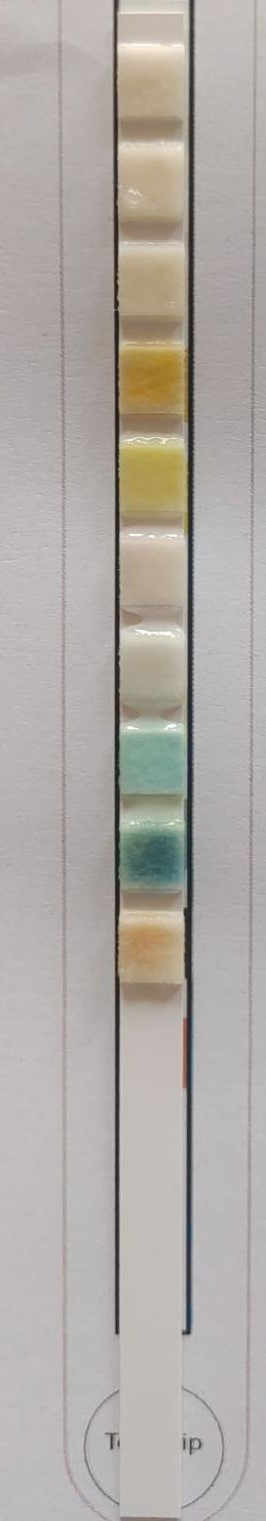
#> input picture test-image/image5.jpg, 266 x 1521 px, found by its file name
$ python utest.py
#> lines starting #> are read from the running program, lines starting #| are printed output that depends on the picture
import numpy as np
import cv2
from collections import OrderedDict
import json

image_path = 'C:/Users/harsh/projects/ustript/test-image/image5.jpg'
img = cv2.imread(image_path)
#> img is the input picture: shape (1521, 266, 3); mean B, G, R 165.5, 170.3, 176


def analyze_colors(image):
    image = cv2.cvtColor(image, cv2.COLOR_BGR2RGB)

    color_regions = [
        (0, 0, 10, 100),
        (10, 0, 20, 100),
        (20, 0, 30, 100),
        (30, 0, 40, 100),
        (40, 0, 50, 100),
        (50, 0, 60, 100),
        (60, 0, 70, 100),
        (70, 0, 80, 100),
        (80, 0, 90, 100),
        (90, 0, 100, 100)
    ]

    colors = []

    for region in color_regions:
        x, y, w, h = region
        color_region = image[y:y+h, x:x+w]
        mean_color = np.mean(color_region, axis=(0, 1))
        rgb = [int(channel) for channel in mean_color]
        colors.append(rgb)
#> this loop made 10 passes
#> (mean_color, rgb) on passes 1 to 10: ([188.7, 180.5, 178.5], [188, 180, 178]), ([188.4, 181.1, 178.9], [188, 181, 178]), ([188.8, 182.2, 179.7], [188, 182, 179]), ([188.1, 180.3, 178.2], [188, 180, 178]), ([189.2, 180.8, 179], [189, 180, 178]), ([189.4, 180.6, 178.6], [189, 180, 178]), ([184.1, 174.7, 169.5], [184, 174, 169]), ([188.1, 177.8, 168.8], [188, 177, 168]), ([191.4, 180.2, 168.2], [191, 180, 168]), ([192.3, 181.2, 167.8], [192, 181, 167])
#> pass 2, in analyze_colors, `color_region = image[y:y+h, x:x+w]`:
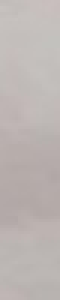
#> color_region: shape (100, 20, 3) (shown 3 times larger); mean R, G, B 188.4, 181.1, 178.9
#> pass 3, in analyze_colors, `color_region = image[y:y+h, x:x+w]`:
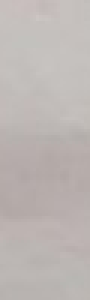
#> color_region: shape (100, 30, 3) (shown 3 times larger); mean R, G, B 188.8, 182.2, 179.7
#> after the loop:
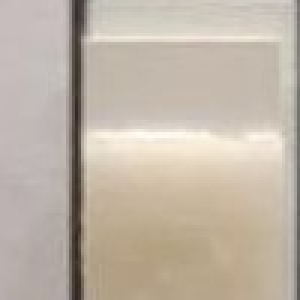
#> color_region: shape (100, 100, 3) (shown 3 times larger); mean R, G, B 192.3, 181.2, 167.8
#> after the loop, colors = [[188, 180, 178], [188, 181, 178], [188, 182, 179], [188, 180, 178], [189, 180, 178], [189, 180, 178], [184, 174, 169], [188, 177, 168], [191, 180, 168], [192, 181, 167]]
    return colors


analyze_colors = analyze_colors(img)
#> analyze_colors has the same summary as colors in analyze_colors
color_names = ['URO', 'BIL', 'KET', 'BLD', 'PRO', 'NIT', 'LEU', 'GLU', 'SG', 'PH']
color_data = OrderedDict()
for index, name in enumerate(color_names):
    color_data[name] = analyze_colors[index]
#> after the loop, color_data = 10 items


json_data = json.dumps(color_data, sort_keys=False)
print(json_data)
#> (printed output is left out)

$ run again, with test-image/image1.jpg copied over test-image/image5.jpg
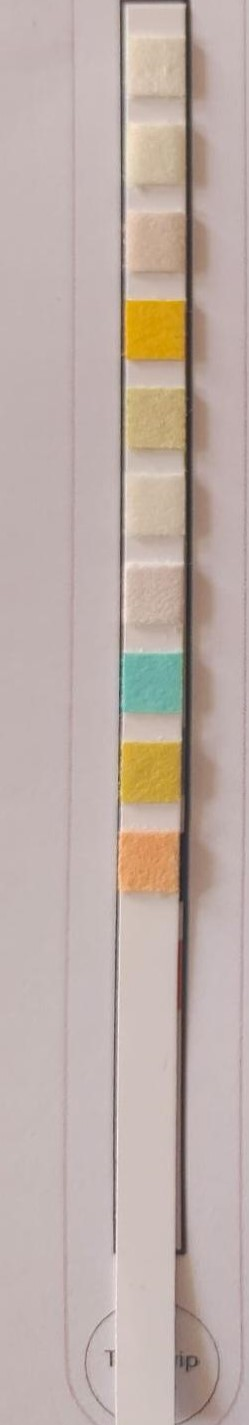
#> input picture test-image/image1.jpg, 249 x 1425 px, found by its file name
#> img is the input picture: shape (1425, 249, 3); mean B, G, R 167.1, 173.6, 189.3
#> the loop in analyze_colors, `for region in color_regions:` made 10 passes
#> (mean_color, rgb) on passes 1 to 8: ([197.2, 182.8, 182], [197, 182, 181]), ([196.4, 182.1, 181.2], [196, 182, 181]), ([196.4, 182, 181.2], [196, 181, 181]), ([196.7, 181.9, 181.3], [196, 181, 181]), ([197.5, 182.7, 182.1], [197, 182, 182]), ([199.2, 184.5, 183.9], [199, 184, 183]), ([195, 181.2, 179.4], [194, 181, 179]), ([198.6, 184, 179], [198, 183, 178])
#> after the loop in analyze_colors, `for region in color_regions:`:
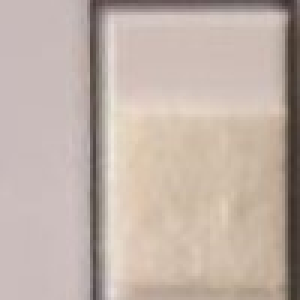
#> color_region: shape (100, 100, 3) (shown 3 times larger); mean R, G, B 193.6, 178.2, 168.8
#> after the loop in analyze_colors, `for region in color_regions:`: colors = [[197, 182, 181], [196, 182, 181], [196, 181, 181], [196, 181, 181], [197, 182, 182], [199, 184, 183], [194, 181, 179], [198, 183, 178], [200, 185, 177], [193, 178, 168]]
#> analyze_colors has the same summary as colors in analyze_colors
#> after the loop `for index, name in enumerate(color_names):`: color_data = 10 items
#> (printed output is left out)

$ run again, with test-image/image3.jpg copied over test-image/image5.jpg
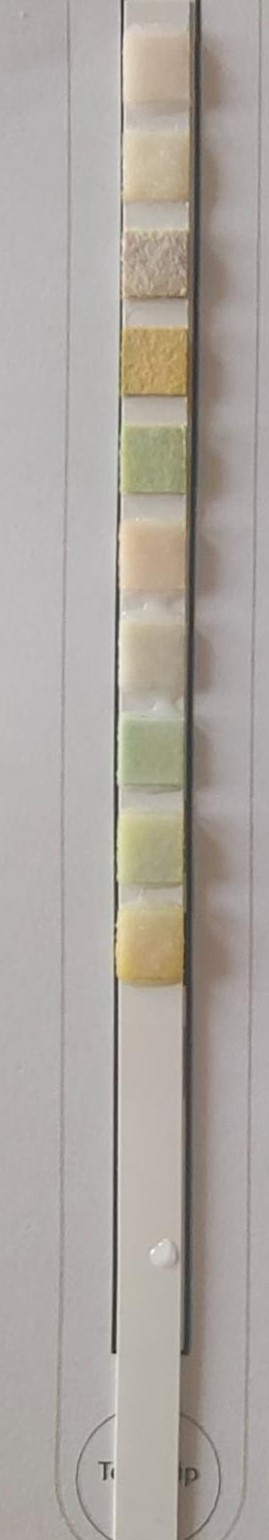
#> input picture test-image/image3.jpg, 269 x 1540 px, found by its file name
#> img is the input picture: shape (1540, 269, 3); mean B, G, R 159.6, 165.9, 172
#> the loop in analyze_colors, `for region in color_regions:` made 10 passes
#> (mean_color, rgb) on passes 1 to 8: ([177.2, 173.1, 173], [177, 173, 172]), ([176.2, 171.6, 171.7], [176, 171, 171]), ([176.3, 171.5, 171.8], [176, 171, 171]), ([175.1, 170.3, 170.5], [175, 170, 170]), ([177.4, 172.7, 172.5], [177, 172, 172]), ([179.7, 175.1, 174.6], [179, 175, 174]), ([182.9, 177.6, 175.7], [182, 177, 175]), ([189, 181.8, 176.4], [189, 181, 176])
#> pass 3, in analyze_colors, `color_region = image[y:y+h, x:x+w]`:
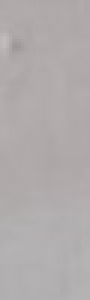
#> color_region: shape (100, 30, 3) (shown 3 times larger); mean R, G, B 176.3, 171.5, 171.8
#> after the loop in analyze_colors, `for region in color_regions:`:
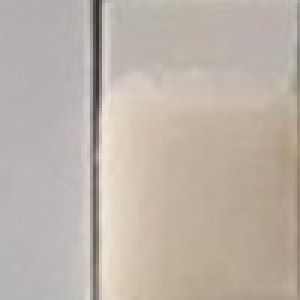
#> color_region: shape (100, 100, 3) (shown 3 times larger); mean R, G, B 189.3, 178.8, 168.7
#> after the loop in analyze_colors, `for region in color_regions:`: colors = [[177, 173, 172], [176, 171, 171], [176, 171, 171], [175, 170, 170], [177, 172, 172], [179, 175, 174], [182, 177, 175], [189, 181, 176], [190, 181, 173], [189, 178, 168]]
#> analyze_colors has the same summary as colors in analyze_colors
#> after the loop `for index, name in enumerate(color_names):`: color_data = 10 items
#> (printed output is left out)

$ run again, with test-image/image4.jpg copied over test-image/image5.jpg
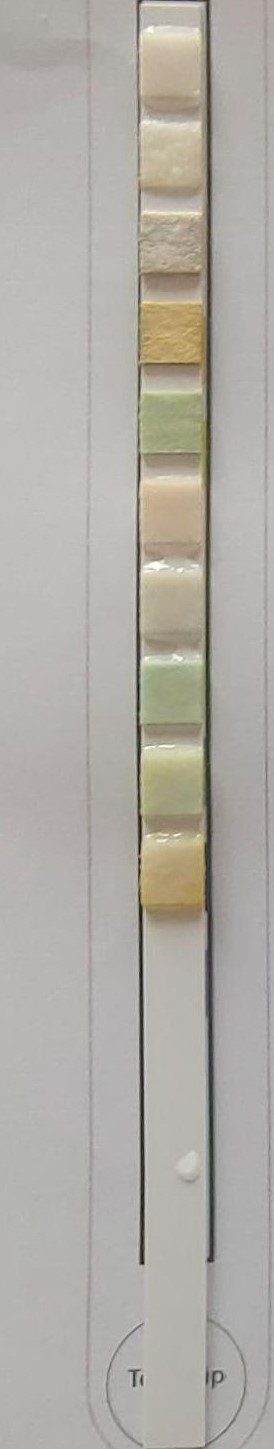
#> input picture test-image/image4.jpg, 274 x 1449 px, found by its file name
#> img is the input picture: shape (1449, 274, 3); mean B, G, R 165.8, 172.6, 175.7
#> the loop in analyze_colors, `for region in color_regions:` made 10 passes
#> (mean_color, rgb) on passes 1 to 8: ([173.4, 169.7, 165.6], [173, 169, 165]), ([173.9, 170.1, 166], [173, 170, 165]), ([173.9, 170, 165.9], [173, 170, 165]), ([174.3, 170.3, 166.3], [174, 170, 166]), ([173.9, 169.7, 165.7], [173, 169, 165]), ([174.9, 170.6, 166.6], [174, 170, 166]), ([176, 171.9, 167.6], [176, 171, 167]), ([177.2, 172.1, 165.9], [177, 172, 165])
#> pass 3, in analyze_colors, `color_region = image[y:y+h, x:x+w]`:
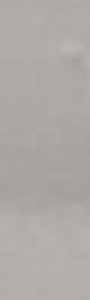
#> color_region: shape (100, 30, 3) (shown 3 times larger); mean R, G, B 173.9, 170, 165.9
#> after the loop in analyze_colors, `for region in color_regions:`:
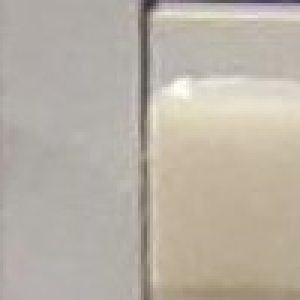
#> color_region: shape (100, 100, 3) (shown 3 times larger); mean R, G, B 184.9, 177.5, 166.2
#> after the loop in analyze_colors, `for region in color_regions:`: colors = [[173, 169, 165], [173, 170, 165], [173, 170, 165], [174, 170, 166], [173, 169, 165], [174, 170, 166], [176, 171, 167], [177, 172, 165], [181, 175, 165], [184, 177, 166]]
#> analyze_colors has the same summary as colors in analyze_colors
#> after the loop `for index, name in enumerate(color_names):`: color_data = 10 items
#> (printed output is left out)
